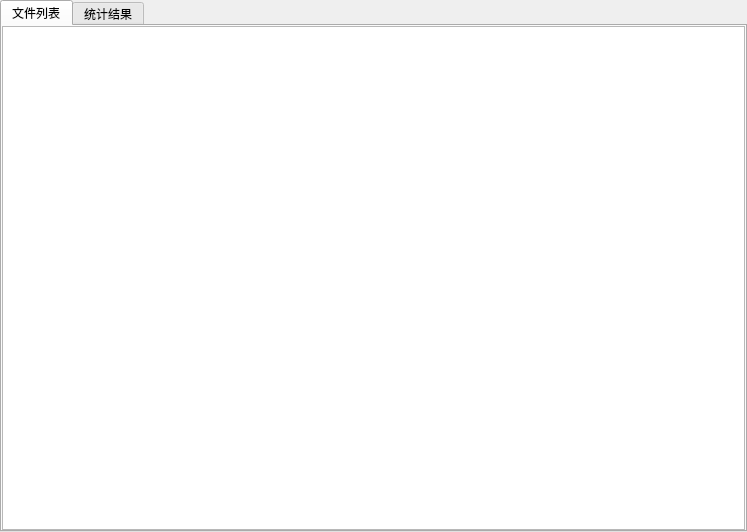
<?xml version="1.0" encoding="UTF-8"?>
<ui version="4.0">
 <class>DateCountTabWidget</class>
 <widget class="QWidget" name="DateCountTabWidget">
  <property name="geometry">
   <rect>
    <x>0</x>
    <y>0</y>
    <width>747</width>
    <height>532</height>
   </rect>
  </property>
  <property name="windowTitle">
   <string>Form</string>
  </property>
  <layout class="QVBoxLayout" name="verticalLayout_3">
   <property name="leftMargin">
    <number>0</number>
   </property>
   <property name="topMargin">
    <number>0</number>
   </property>
   <property name="rightMargin">
    <number>0</number>
   </property>
   <property name="bottomMargin">
    <number>0</number>
   </property>
   <item>
    <widget class="QTabWidget" name="tabWidget">
     <property name="currentIndex">
      <number>0</number>
     </property>
     <widget class="QWidget" name="tab">
      <attribute name="title">
       <string>文件列表</string>
      </attribute>
      <layout class="QVBoxLayout" name="verticalLayout">
       <property name="leftMargin">
        <number>0</number>
       </property>
       <property name="topMargin">
        <number>0</number>
       </property>
       <property name="rightMargin">
        <number>0</number>
       </property>
       <property name="bottomMargin">
        <number>0</number>
       </property>
       <item>
        <widget class="QTableWidget" name="tableWidget"/>
       </item>
      </layout>
     </widget>
     <widget class="QWidget" name="tab_2">
      <attribute name="title">
       <string>统计结果</string>
      </attribute>
      <layout class="QVBoxLayout" name="verticalLayout_2">
       <property name="leftMargin">
        <number>0</number>
       </property>
       <property name="topMargin">
        <number>0</number>
       </property>
       <property name="rightMargin">
        <number>0</number>
       </property>
       <property name="bottomMargin">
        <number>0</number>
       </property>
       <item>
        <layout class="QHBoxLayout" name="horizontalLayout_2">
         <item>
          <widget class="QPushButton" name="pushButton_3">
           <property name="text">
            <string>均值</string>
           </property>
          </widget>
         </item>
         <item>
          <widget class="QPushButton" name="pushButton_4">
           <property name="text">
            <string>最大值</string>
           </property>
          </widget>
         </item>
         <item>
          <widget class="QPushButton" name="pushButton_5">
           <property name="text">
            <string>最小值</string>
           </property>
          </widget>
         </item>
         <item>
          <widget class="QPushButton" name="pushButton_6">
           <property name="text">
            <string>中值</string>
           </property>
          </widget>
         </item>
         <item>
          <spacer name="horizontalSpacer_2">
           <property name="orientation">
            <enum>Qt::Horizontal</enum>
           </property>
           <property name="sizeHint" stdset="0">
            <size>
             <width>40</width>
             <height>20</height>
            </size>
           </property>
          </spacer>
         </item>
        </layout>
       </item>
       <item>
        <widget class="QTableWidget" name="tableWidget_2"/>
       </item>
      </layout>
     </widget>
    </widget>
   </item>
  </layout>
  <action name="action">
   <property name="text">
    <string>加载数据</string>
   </property>
  </action>
 </widget>
 <resources/>
 <connections/>
</ui>
